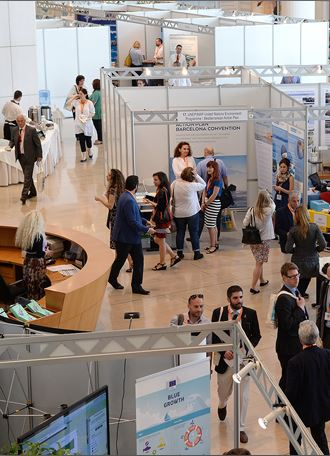
//> input picture 1.JPG, 330 x 456 px, given in place of the camera
$ ./facedetect   (built with g++ and OpenCV 4)
//> lines starting //> are read from the running program, lines starting //| are printed output that depends on the picture
#include "opencv2/objdetect/objdetect.hpp"
#include "opencv2/videoio.hpp"
#include "opencv2/highgui/highgui.hpp"
#include "opencv2/imgproc/imgproc.hpp"
#include <iostream>
#include <fstream>
#include <stdio.h>
using namespace std;
using namespace cv;
std::vector<double> runDetection( Mat frame );
String body_cascade_name = "haarcascade_mcs_upperbody.xml";
String frontalFace_cascade_name = "haarcascade_frontalface_alt.xml";
String profileFace_cascade_name ="haarcascade_profileface.xml";
CascadeClassifier body_cascade;
CascadeClassifier frontalFace_cascade;
CascadeClassifier profileFace_cascade;
double angle(double x,bool flipped);
String window_name = "Capture - Face detection";
int width=1280;
double FOV=154,dpp=FOV/((double)width);
class Dbrw
{
public:
    static void write(double angle)
    {
        ofstream outfile;
        outfile.open("/home/pi/Documents/REPO/GP/dbrw",ios::out | ios::trunc );
        outfile<<angle<<endl;
        outfile.close();
    };
    static  double read()
    {
        ifstream infile;
        infile.open ("/home/pi/Documents/REPO/GP/dbrw",  ios::out | ios::in );
        string buffer="";
        while (infile.good())
        {
           // cout<<(char) infile.get();
            buffer+=(char) infile.get();
        }
        stringstream ss;
        double result;
        ss<<buffer;
        ss>>result;
        infile.close();
        return result;
    };
};

int main( void )
{
     Mat frame1,frame2;

     //-- 1. Load the cascades
     if( !body_cascade.load( body_cascade_name ) )
     {
         printf("--(!)Error loading body cascade\n");
         return -1;
     };
     if( !frontalFace_cascade.load( frontalFace_cascade_name ) )
     {
         printf("--(!)Error loading face cascade\n");
         return -1;
     };
     if( !profileFace_cascade.load( profileFace_cascade_name ) )
     {
         printf("--(!)Error loading face cascade\n");
         return -1;
     };

     VideoCapture capture;

     while(1)
     {
             capture.open(2);
		capture.read(frame1);
//> frame1 is the input picture: 456 rows x 330 cols, CV_8UC3; mean B, G, R 127.6, 133.5, 144
   	  capture.open(1);
         capture.read(frame2);
         int rows = max(frame1.rows, frame2.rows);
//> rows = 456
         int cols = frame1.cols + frame2.cols;
//> cols = 660
         Mat3b frame(rows, cols, Vec3b(0,0,0));
         frame1.copyTo(frame(Rect(0, 0, frame1.cols, frame1.rows)));
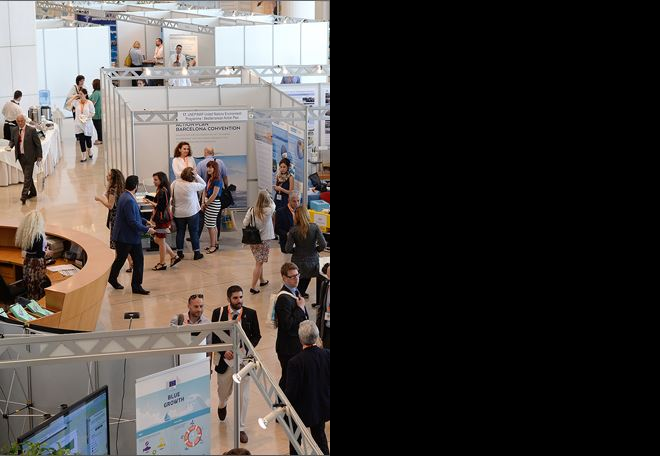
//> frame: 456 rows x 660 cols, CV_8UC3; mean B, G, R 63.8, 66.8, 72
         frame2.copyTo(frame(Rect(frame1.cols, 0, frame2.cols, frame2.rows)));
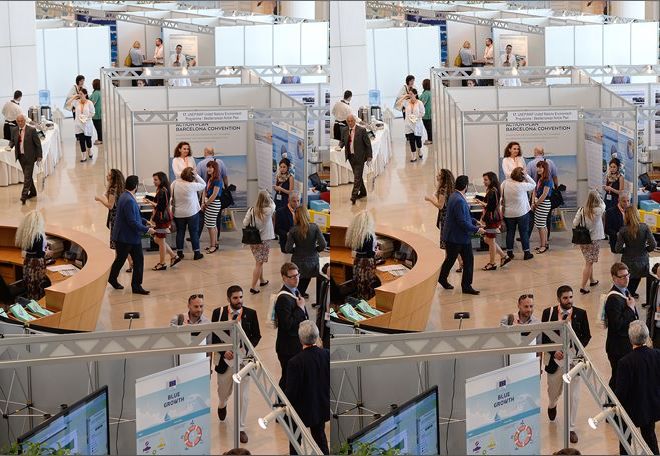
//> frame: 456 rows x 660 cols, CV_8UC3; mean B, G, R 127.6, 133.5, 144

         runDetection( frame );
         waitKey(250);
     }
     return 0;

}
std::vector<double> runDetection( Mat frame )
{
    std::vector<Rect> faces;
    std::vector<Rect> profile_faces;
    std::vector<Rect> bodies;
    std::vector<Rect> profile_faces_flip;
    std::vector<double>facesAngles;

    Mat frame_gray=Mat::zeros( frame.size(), frame.type() );
    cvtColor( frame, frame_gray, COLOR_BGR2GRAY );
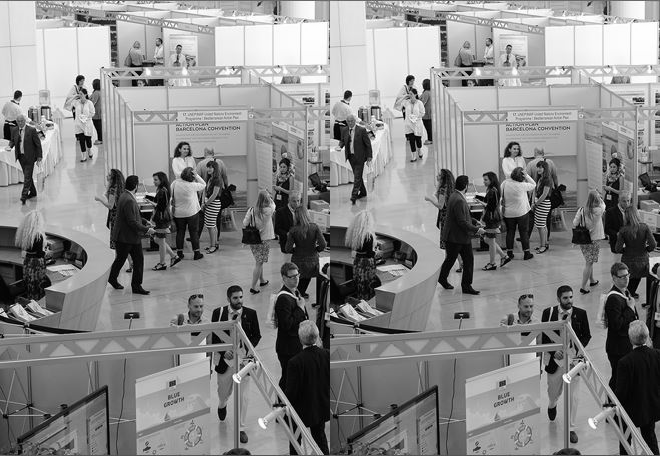
//> frame_gray: 456 rows x 660 cols, CV_8UC1; min 0, max 255, mean 136
    equalizeHist( frame_gray, frame_gray );
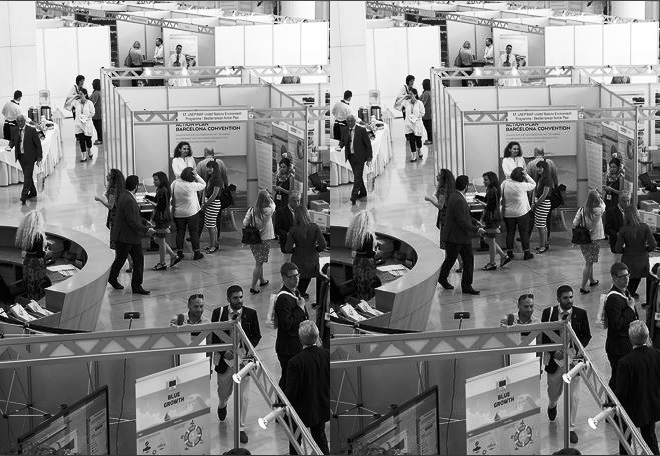
//> frame_gray: 456 rows x 660 cols, CV_8UC1; min 0, max 255, mean 128.1
    // Detect faces
    frontalFace_cascade.detectMultiScale(frame_gray, faces, 1.2, 3,0|CASCADE_SCALE_IMAGE, Size(30, 30));
//> faces = empty

    // Iterate over all of the faces
    size_t s=0;

    if(faces.size()!=s)
    {
        cout<<" frontal = "<<faces.size()<<endl;
        for ( size_t j = 0; j < faces.size(); j++ )
        {
            Point center( faces[j].x + faces[j].width/2, faces[j].y + faces[j].height/2 );
            //int radius = cvRound( (faces[j].width + faces[j].height)*0.25 );
            ellipse( frame, center, Size(faces[j].width/2, faces[j].height/2),0,0,360, Scalar( 255,0,255 ), 4, 8, 0 );
            facesAngles.push_back(angle(center.x,0));
                        cout << angle(center.x,1) << endl;

        }
    }
    if(faces.size()==s)
    {
        profileFace_cascade.detectMultiScale(frame_gray, profile_faces, 1.1,6,0|CASCADE_SCALE_IMAGE, Size(10, 30));
//> profile_faces = empty
        cout <<" profile faces"<<profile_faces.size()<<endl;
//|  profile faces0
        // cout <<"frontal "<<faces.size()<<endl;

        for( size_t i = 0; i < profile_faces.size(); i++ )
        {
            // Find center of faces
            Point center(profile_faces[i].x +profile_faces[i].width/2, profile_faces[i].y + profile_faces[i].height/2);
            ellipse(frame, center, Size(profile_faces[i].width/2, profile_faces[i].height/2),
                    0, 0, 360, Scalar( 255,255,0 ), 4, 8, 0 );
            facesAngles.push_back(angle(center.x,0));
                        cout << angle(center.x,1) << endl;

        }
//> this loop made 0 passes
        Mat flip_frame_gray;
        flip(frame_gray,flip_frame_gray, 1);
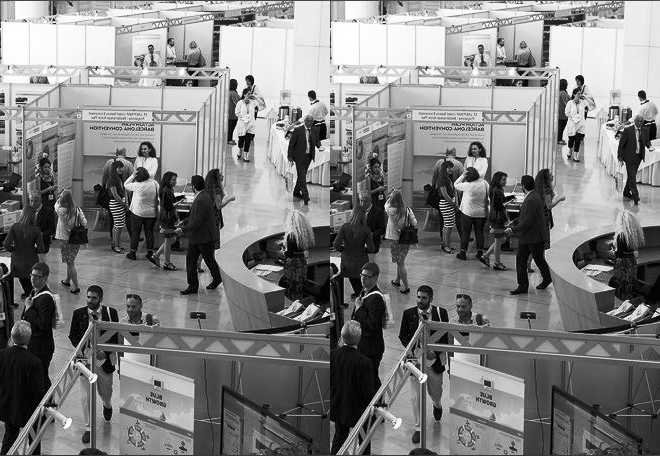
//> flip_frame_gray: 456 rows x 660 cols, CV_8UC1; min 0, max 255, mean 128.1
        profileFace_cascade.detectMultiScale(flip_frame_gray, profile_faces_flip, 1.1,6,0|CASCADE_SCALE_IMAGE, Size(10, 30));
//> profile_faces_flip = empty
        cout <<" profile_faces_flip"<<profile_faces_flip.size()<<endl;
//|  profile_faces_flip0
        // cout <<"frontal "<<faces.size()<<endl;

        for( size_t i = 0; i < profile_faces_flip.size(); i++ )
        {
            // Find center of faces
            Point center(profile_faces_flip[i].x +profile_faces_flip[i].width/2, profile_faces_flip[i].y + profile_faces_flip[i].height/2);
            ellipse(frame, center, Size(profile_faces_flip[i].width/2, profile_faces_flip[i].height/2),
                    0, 0, 360, Scalar( 255,0,0 ), 4, 8, 0 );
            facesAngles.push_back(angle(center.x,1));
            cout << angle(center.x,1) << endl;
        }

    }
    if(faces.size()==s&&profile_faces.size()==s)
    {
        body_cascade.detectMultiScale( frame_gray, bodies, 1.1,6, 0|CASCADE_SCALE_IMAGE, Size(50, 50) );
//> bodies = empty
        cout<<" bodies " <<bodies.size();
//|  bodies 0
        for ( size_t i = 0; i< bodies.size(); i++ )
        {
            Point center( bodies[i].x + bodies[i].width/2, bodies[i].y + bodies[i].height/2 );
            ellipse( frame, center, Size( bodies[i].width/2, bodies[i].height/2 ), 0, 0, 360, Scalar( 0,255, 255 ), 4, 8, 0 );
            facesAngles.push_back(angle(center.x,0));
                        cout << angle(center.x,1) << endl;

        }
    }
    // Show what you got
    imshow( window_name, frame );
    return facesAngles;
}
double angle(double x,bool flipped)
{
    int positionAngle = x*dpp;
    if(flipped) positionAngle=154-positionAngle; //154 is the whole field of view it may differ
    return positionAngle;
}

$ run again, on 2.JPG
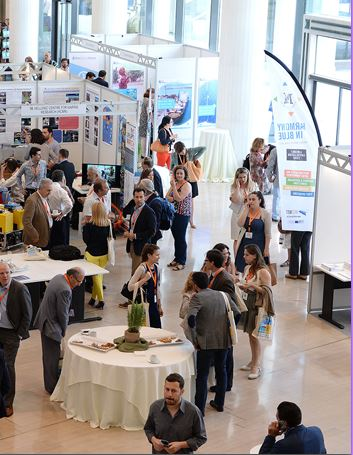
//> input picture 2.JPG, 353 x 455 px, given in place of the camera
//> frame1 is the input picture: 455 rows x 353 cols, CV_8UC3; mean B, G, R 148, 149.7, 155.8
//> faces = empty
//|  profile faces0
//> in runDetection, `flip(frame_gray,flip_frame_gray, 1);`:
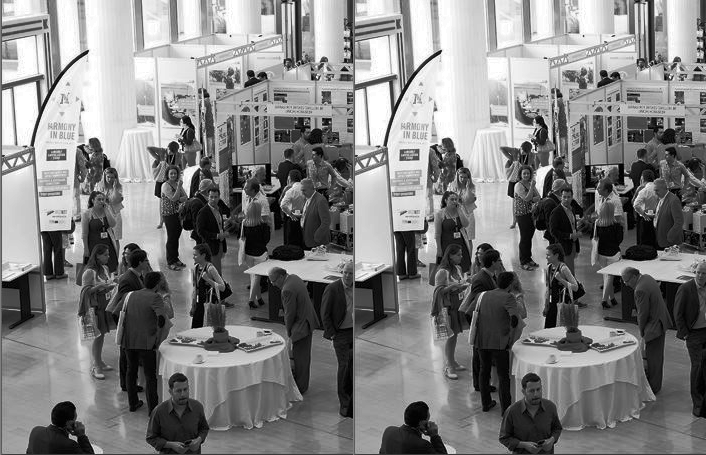
//> flip_frame_gray: 455 rows x 706 cols, CV_8UC1; min 0, max 255, mean 128.1
//|  profile_faces_flip0
//> bodies = 4 Rects (x, y, width, height): [130, 226, 70, 63], [140, 365, 68, 62], [493, 366, 68, 62], [256, 394, 64, 58]
//|  bodies 4
//> the loop in runDetection, `for ( size_t i = 0; i< bodies.size(); i++ )` made 4 passes
//> (center, positionAngle in angle, positionAngle in angle (second call)) on passes 1 to 4: (Point(165, 257), 19, 135), (Point(174, 396), 20, 134), (Point(527, 397), 63, 91), (Point(288, 423), 34, 120)
//> (printed output is left out)
//> after the loop in runDetection, `for ( size_t i = 0; i< bodies.size(); i++ )`:
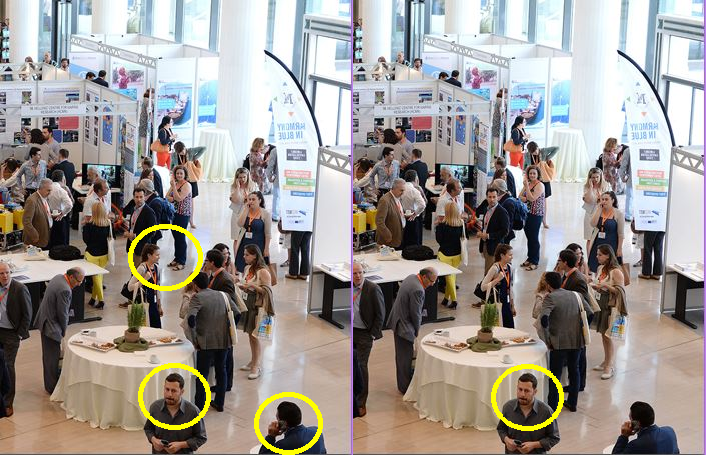
//> frame: 455 rows x 706 cols, CV_8UC3; mean B, G, R 146.7, 151.5, 157.5
